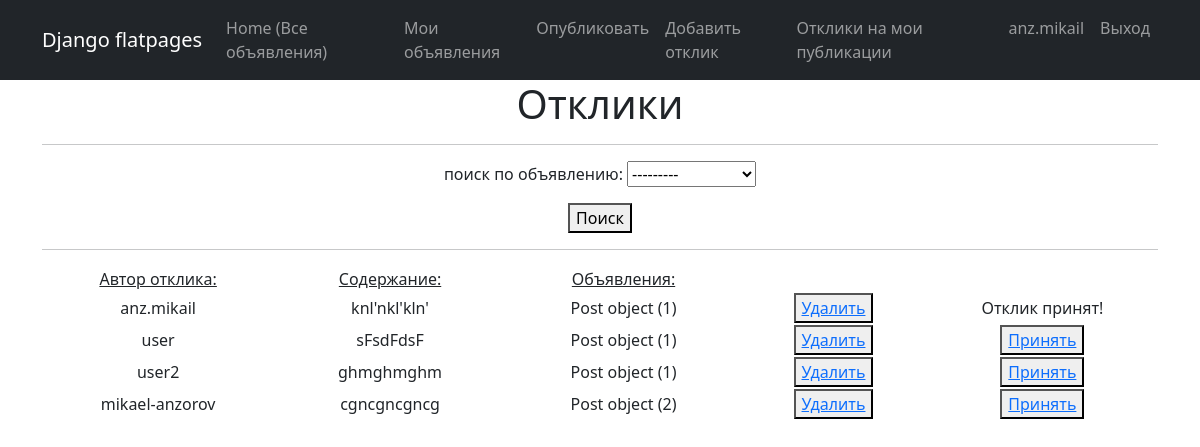
/response/ (signed in), run on the app's committed database.
### app_3/models.py (models this page shows, shortened)
class User(AbstractUser):
    code = models.CharField(max_length=15, blank=True, null=True)

class Response(models.Model):
    author = models.ForeignKey(User, on_delete=models.CASCADE)
    text = models.TextField()
    post = models.ForeignKey(Post, on_delete=models.CASCADE)
    status = models.BooleanField(default=False)

class Post(models.Model):
    TYPE = (
        ('tank', 'Танки'),
        ('heal', 'Хилы'),
        ('dd', 'ДД'),
        ('buyers', 'Торговцы'),
        ('gildemaster', 'Гилдмастеры'),
        ('quest', 'Квестгиверы'),
        ('smith', 'Кузнецы'),
        ('tanner', 'Кожевники'),
        ('potion', 'Зельевары'),
        ('spellmaster', 'Мастер заклинаний'),
    )
    author = models.ForeignKey(User, on_delete=models.CASCADE)
    title = models.CharField(max_length=20)
    text = RichTextUploadingField(null=True, config_name='default',)
    category = models.CharField(max_length=20, choices=TYPE, default='tank')

### app_3/views.py (the view)
# urls.py: path('response/', ResponseList.as_view(), name='response'),
class ResponseList(LoginRequiredMixin, ListView):
    form_class = ResponseForm
    model = Response
    template_name = 'response.html'
    context_object_name = 'response'
    paginate_by = 10
    def get_context_data(self, **kwargs):
        context = super().get_context_data(**kwargs)
        context['filterset'] = self.filterset
        return context
    def get_queryset(self):
        queryset = super().get_queryset().filter(post__author=self.request.user)
        self.filterset = ResponseFilter(self.request.GET, queryset, request=self.request.user.id)
        return self.filterset.qs

### templates/response.html (shortened to what this page needs)
{% extends 'flatpages/default.html' %}
{% block content %}
<h1>Отклики</h1>
<hr>
<form action="" method="get">
    {{ filterset.form.as_p }}
    <button type="submit">Поиск</button>
</form>
<hr>
{% if response%}
    <table style="margin-left: 1px; margin-rith: ;">
        <tr>
            <td style="width: 200px"><u>Автор отклика:</u></td>
            <td style="width: 200px"><u>Содержание:</u></td>
            <td style="width: 200px"><u>Объявления:</u></td>
        </tr>
        {% for re in response %}
        <tr>
            <td style="width: 250px">{{re.author}}</td>
            <td style="width: 250px">{{re.text|truncatechars:20}}</td>
            <td style="width: 250px">{{re.post}}</td>
            <td style="width: 200px"><button type="submit"><a href={% url 'response_delete' re.id%}> Удалить </a></button></td>
            {% if re.status == False %}
            <td style="width: 250px"><button type="submit"><a href={% url 'response_status' re.id %}>Принять</a></button> </td>
            {% else %}
            <td style="width: 250px">Отклик принят!</td>
            {% endif %}
        </tr>
        {% endfor %}
    </table>
{% else %}
    <h2>Откликов нет!</h2>
{% endif %}
{% endblock content %}

### templates/flatpages/default.html (shortened to what this page needs)
<!DOCTYPE html>
<html lang="en">
    <head>
        {% load static %}
        <link href="{% static 'css/styles.css' %}" rel="stylesheet" />
    </head>
    <body>
        <nav class="navbar navbar-expand-lg navbar-dark bg-dark static-top">
            <div class="container">
                <a class="navbar-brand" href="#">Django flatpages</a>
                <div class="collapse navbar-collapse" id="navbarResponsive">
                    <ul class="navbar-nav ml-auto">
                        <li class="nav-item active">
                            <a class="nav-link" href="/post/">Home
                              <span class="sr-only">(Все объявления)</span>
                            </a>
                        </li>
                        {% if user.is_authenticated %}
                        <li class="nav-item">
                            <a class="nav-link" href="/post/personal/">Мои объявления</a>
                        </li>
                        <li class="nav-item">
                            <a class="nav-link" href="/post/create/">Опубликовать</a>
                        </li>
                        <li class="nav-item">
                            <a class="nav-link" href="/response/create/">Добавить отклик</a>
                        </li>
                        <li class="nav-item">
                            <a class="nav-link" href="/response/">Отклики на мои публикации</a>
                        </li>
                        <li class="nav-item">
                            <a class="nav-link" href="#">{{ user }}</a>
                        </li>
                        <li class="nav-item">
                            <a class="nav-link" href="/accounts/logout/">Выход</a>
                        </li>
                        {% endif %}
                    </ul>
                </div>
            </div>
        </nav>
        <div class="container">
            <div class="row">
                <div class="col-lg-12 text-center">
                    {% block content %}{% endblock content %}
                </div>
            </div>
        </div>
    </body>
</html>

### data on the page
User: username "anz.mikail"
Response: author "anz.mikail", text "knl'nkl'kln'", post "Post object (1)", status "Отклик принят!"
Response: author "user", text "sFsdFdsF", post "Post object (1)", status "Принять"
Response: author "user2", text "ghmghmghm", post "Post object (1)", status "Принять"
Response: author "mikael-anzorov", text "cgncgncgncg", post "Post object (2)", status "Принять"
